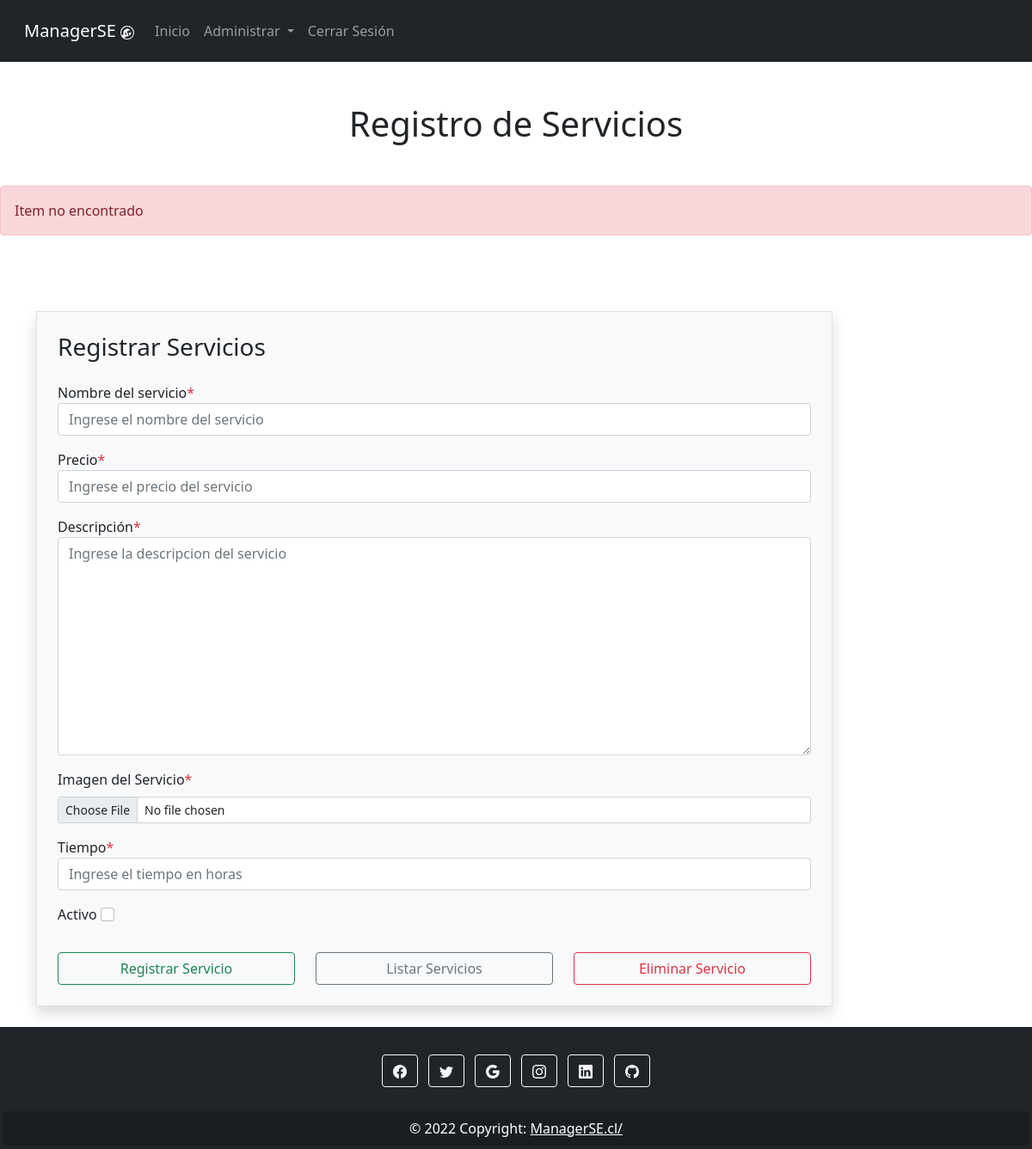
The app's page /crud/servicios/1/ (signed in), older data.
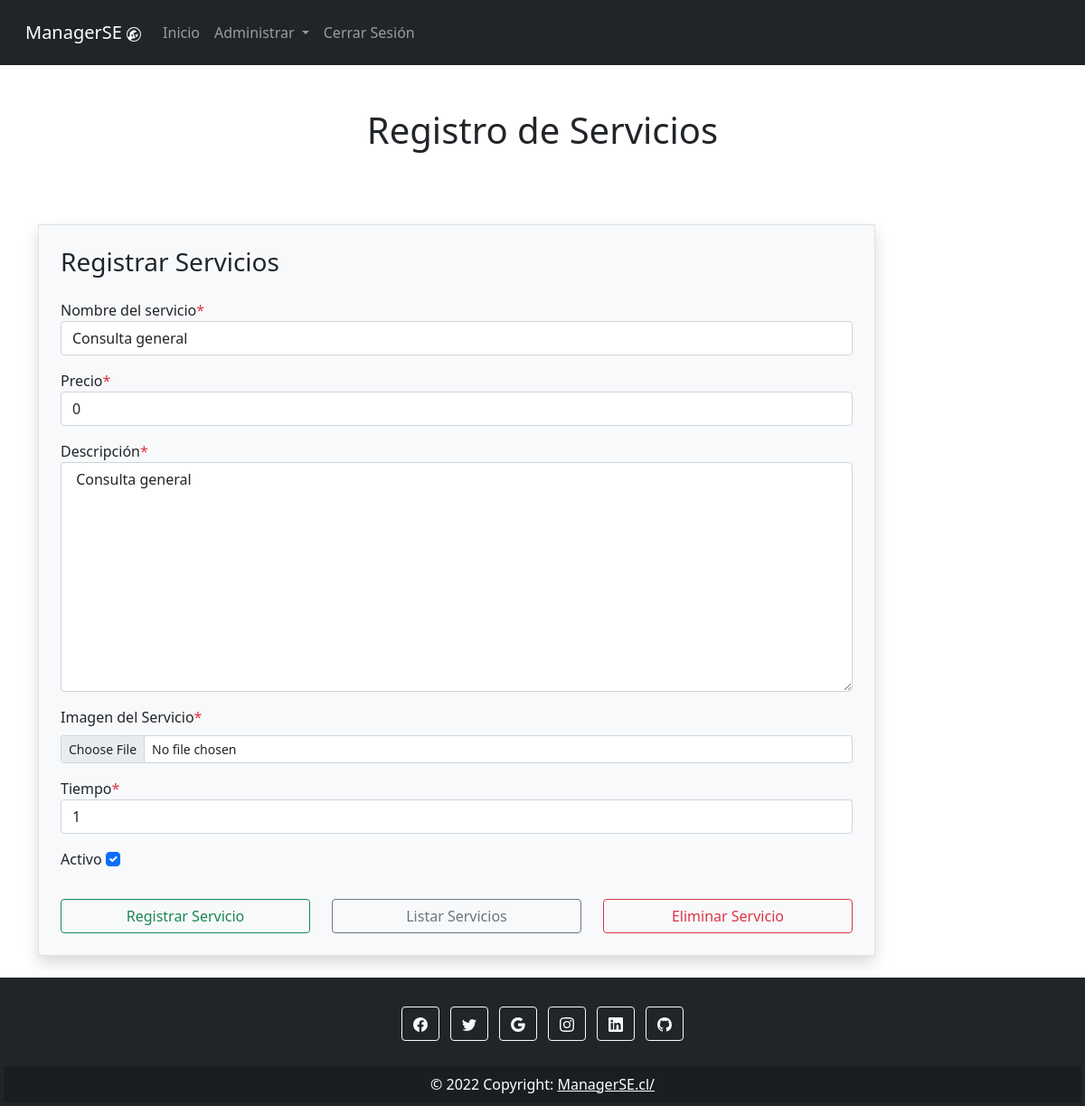
The same page, newer data.
### CRUD/models.py (models this page shows)
class Servicios(models.Model):
    nombreServicio = models.CharField(max_length = 50, unique = True)
    precioServicio = models.IntegerField()
    descripcion = models.TextField(max_length = 50)
    tiempo = models.IntegerField()
    imgServicio = models.ImageField(upload_to = "servicio", null = True)
    activo = models.BooleanField()

### CRUD/views.py (the view)
# urls.py: path('servicios/<int:id>/', views.viewReadServicios, name="servicios"),
@login_required
@staff_member_required
def viewReadServicios(request,id):
    cntx = {}
    try:
        fila = Servicios.objects.get(pk = id)
        cntx = {'fila': fila}
    except:
        cntx = {'error': 'Item no encontrado'}
    servicios = Servicios.objects.all()
    cntx["servicios"] = servicios
    return render(request, 'servicios.html', cntx)

### CRUD/templates/servicios.html (shortened to what this page needs)
{% extends "index.html" %}
{% block tituloPagina %}
    <div class="text-center mt-5">
        <h1>Registro de Servicios</h1>
    </div>
{% endblock %}
{% block mensaje %}
{% if mensaje %}
    <div class="alert alert-success mt-5" role="alert">
        {{ mensaje }}
    </div>
{% elif error %}
    <div class="alert alert-danger mt-5" role="alert">
        {{ error }}
    </div>
{% endif %}
{% endblock %}
{% block contenido %}
<br>
    <div class="container">
        <div class="row">
            <div class="col-md-10 off-md-4">
                <div class="signup-form">
                    <form action="{%url 'servicios' %}" method="POST" autocomplete="off" class="mt-5 border p-4 bg-light shadow">
                        <h3 class="mb-4">Registrar Servicios</h3>
                        <div class="mb-3 col-md-12">
                            <label for="txtNombreServicio">Nombre del servicio<span class="text-danger">*</span></label>
                            <input type="text" id="txtNombreServicio" name="txtNombreServicio" placeholder="Ingrese el nombre del servicio" class="txtNombreServicio form-control" value="{{ fila.nombreServicio }}">
                        </div>
                        <div class="mb-3 col-md-12">
                            <label for="txtPrecio">Precio<span class="text-danger">*</span></label>
                            <input type="text" id="txtPrecio" name="txtPrecio" placeholder="Ingrese el precio del servicio" class="txtPrecio form-control" value="{{ fila.precioServicio }}">
                        </div>
                        <div class="mb-3 col-md-12">
                            <label for="txtDescripcion">Descripción<span class="text-danger">*</span></label>
                            <textarea name="txtDescripcion" id="txtDescripcion" class="txtPrecio form-control" placeholder="Ingrese la descripcion del servicio" rows="10" cols="50">{{fila.descripcion }}</textarea>
                        </div>
                        <div class="mb-3 col-md-12">
                            <label for="formFile" class="form-label">Imagen del Servicio<span class="text-danger">*</span></label>
                            <input class="form-control form-control-sm formFile" id="formFile" name="formFile" type="file" value="{{fila.imgServicio}}">
                          </div>
                        <div class="mb-3 col-md-12">
                            <label for="txtTiempo">Tiempo<span class="text-danger">*</span></label>
                            <input type="number" id="txtTiempo" name="txtTiempo" placeholder="Ingrese el tiempo en horas" class="txtTiempo form-control" value="{{ fila.tiempo }}">
                        </div>
                        <div class="mb-3 col-md-12">
                            <label class="form-check-label" for="chkActivo">Activo</label>
                            <input type="checkbox" name="chkActivo" id="chkActivo" class="form-check-input" value="1" {% if fila.activo %}{{ 'checked' }}{% endif %}>
                        </div>
                        <div class="row">
                          <div class="col-md-4 mt-3">
                            <input type="submit" name="btnCreate" class="btnCreate btn btn-outline-success form-control" value="Registrar Servicio">
                          </div>
                          <div class="col-md-4 mt-3">
                            <input type="submit" name="btnRead" class="btnRead btn btn-outline-secondary form-control" value="Listar Servicios">
                          </div>
                          <div class="col-md-4 mt-3">
                            <input type="submit" name="btnDelete" class="btnDelete btn btn-outline-danger form-control" value="Eliminar Servicio">
                          </div>
                        </div>
                    </form>
                </div>
            </div>
        </div>
    </div>
{% endblock %}

Row changes from the older to the newer data that the page shows:
added Servicios: txtNombreServicio "Consulta general", txtPrecio "0", txtDescripcion "Consulta general", txtTiempo "1", activo "☑"
Text that changed along with them:
{{ error }}: "Item no encontrado" → (not shown)
form field chkActivo: "☐" → (not shown)
